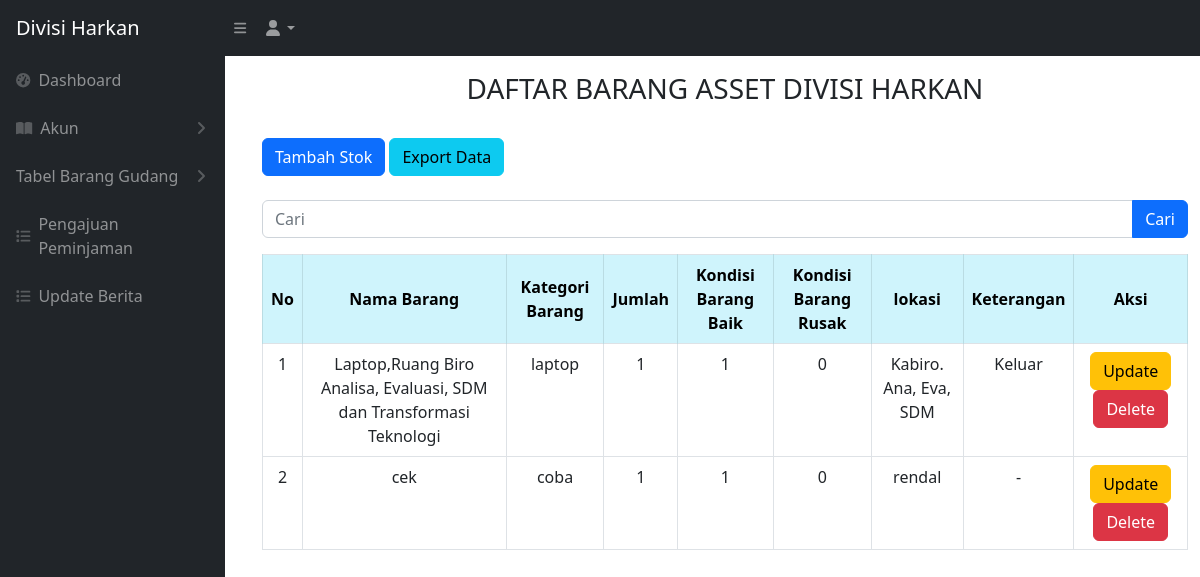
The app's page /barang_asset.php (signed in), older data.
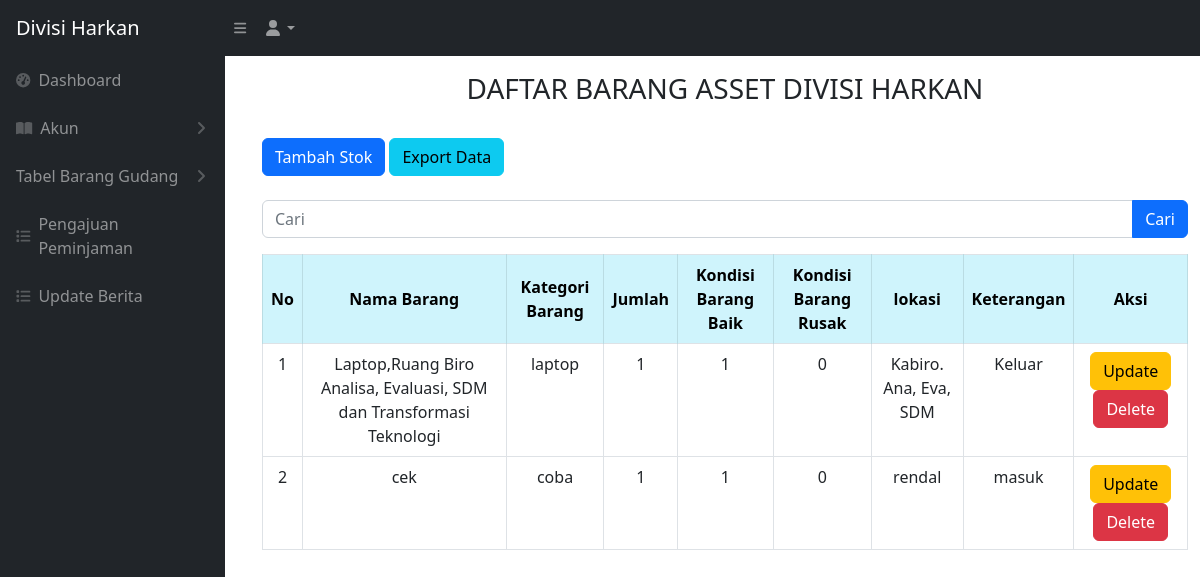
The same page, newer data.
### tables this page shows
CREATE TABLE `barang_asset` (
  `idbarang` int NOT NULL,
  `namabarang` varchar(512) NOT NULL,
  `kategoribarang` varchar(256) NOT NULL,
  `jumlah` int NOT NULL,
  `baik` int NOT NULL,
  `rusak` int NOT NULL,
  `lokasi` varchar(512) NOT NULL,
  `keterangan` varchar(256) NOT NULL
);

### barang_asset.php (the view, shortened to what this page needs)
<?php
require 'controller/koneksi.php';
$query = "SELECT * FROM barang_asset";
?>
<!DOCTYPE html>
<html lang="en">
<head>
    <link href="css/styles.css" rel="stylesheet" />
</head>
<?php include 'sidebar.php' ?>
<br>
<br>
<body>
    <main id="main-content" class="<?= isset($_GET['sidebarClosed']) ? '' : 'main-with-sidebar' ?>">
        <div class="container-fluid px-4">
            <h3 class="mt-4 text-center">DAFTAR BARANG ASSET DIVISI HARKAN</h3>
        </div>
        <br>
        <div class="container -fluid">
            <div class="card-mb-4">
                <button type="button" class="btn btn-primary" data-bs-toggle="modal" data-bs-target="#myModal">
                    Tambah Stok
                </button>
                <a href="export_asset.php" class="btn btn-info">Export Data</a>
                <br>
                <br>
                <form action="barang_asset.php" method="GET">
                    <div class="input-group mb-3">
                        <input type="text" value="" class="form-control" placeholder="Cari" name="cari">
                        <br>
                        <button type="submit" class="btn btn-primary">Cari</button>
                    </div>
                </form>
                <div class="card-body">
                    <div class="table table-responsive">
                        <table class="table table-bordered" id="dataTable" width="100" cellspacing="0">
                            <thead>
                                <tr>
                                    <th class="table-info text-center align-middle">No</th>
                                    <th class="table-info text-center align-middle">Nama Barang</th>
                                    <th class="table-info text-center align-middle">Kategori Barang</th>
                                    <th class="table-info text-center align-middle">Jumlah</th>
                                    <th class="table-info text-center align-middle">Kondisi Barang Baik</th>
                                    <th class="table-info text-center align-middle">Kondisi Barang Rusak</th>
                                    <th class="table-info text-center align-middle">lokasi</th>
                                    <th class="table-info text-center align-middle">Keterangan</th>
                                    <th class="table-info text-center align-middle">Aksi</th>
                                </tr>
                            </thead>
                            <tbody>
                                <?php
                                $i = 1;
                                $ambilsemuadatabarang = mysqli_query($conn, $query);
                                while ($data = mysqli_fetch_array($ambilsemuadatabarang)) {
                                    $namabarang = $data['namabarang'];
                                    $kategoribarang = $data['kategoribarang'];
                                    $jumlah = $data['jumlah'];
                                    $barangbaik = $data['baik'];
                                    $barangrusak = $data['rusak'];
                                    $lokasi = $data['lokasi'];
                                    $keterangan = $data['keterangan'];
                                    $idb = $data['idbarang'];
                                ?>
                                    <tr>
                                        <td style="text-align: center;"><?= $i++ ?></td>
                                        <td style="text-align: center;"><?= $namabarang ?></td>
                                        <td style="text-align: center;"><?= $kategoribarang ?></td>
                                        <td style="text-align: center;"><?= $jumlah ?></td>
                                        <td style="text-align: center;"><?= $barangbaik ?></td>
                                        <td style="text-align: center;"><?= $barangrusak ?></td>
                                        <td style="text-align: center;"><?= $lokasi ?></td>
                                        <td style="text-align: center;"><?= $keterangan ?></td>
                                        <td style="text-align: center;">
                                            <button type="button" class="btn btn-warning" data-bs-toggle="modal" data-bs-target="#edit<?= $idb; ?>">
                                                Update
                                            </button>
                                            <button type="button" class="btn btn-danger" data-bs-toggle="modal" data-bs-target="#delete<?= $idb; ?>">
                                                Delete
                                            </button>
                                        </td>
                                    </tr>
                                <?php
                                };
                                ?>
                            </tbody>
                        </table>
    </main>
</body>
</html>

Row changes from the older to the newer data that the page shows:
changed barang_asset "cek": keterangan "-" → "masuk"
